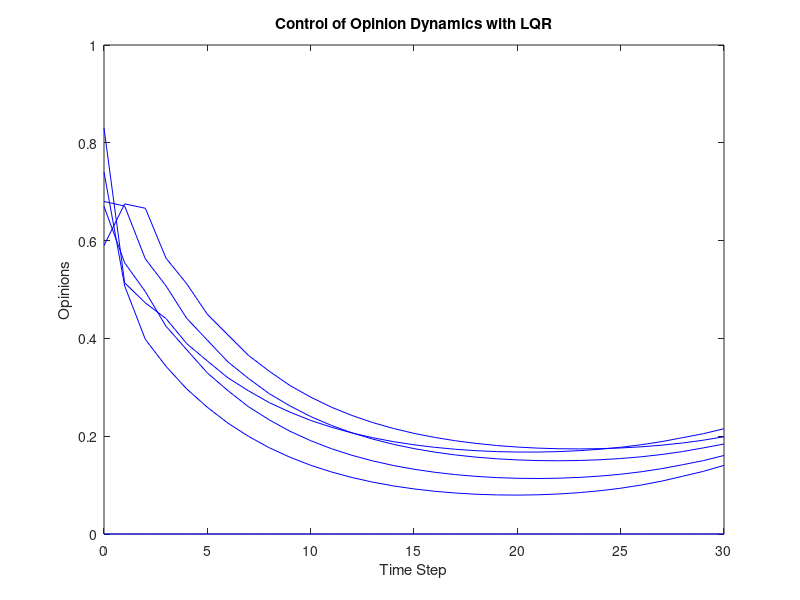

Source code (MATLAB):
clear
close all
clc

%% Initialize the problem
% create the adjacency matrix - column 7 corresponds to users' trust in rec. sys.
W = [0, 0.041, 0, 0.397, 0, 0, 0.562;
    0, 0.191, 0, 0, 0, 0.011, 0.798;
    0, 0, 0, 0, 0, 0.224, 0.776;
    1, 0, 0, 0, 0, 0, 0;
    0, 0, 0, 0, 1, 0, 0;
    0, 0, 0, 1, 0, 0, 0];

% biases
Lambda = diag([0.011, 0.001, 0.092, 0.064, 1.000, 0.055]);

% construct A and B (see the paper for derivation)
A = (eye(6) - Lambda)*W(1:6,1:6);
B = (eye(6) - Lambda)*W(1:6,7);

% initial opinions
x0 = [0.67; 0.74; 0.83; 0.68; 0.; 0.59];

%% Reformulate dynamics
A_tilde = [A, eye(6);
           zeros(6), eye(6)];

B_tilde = [B;zeros(6,1)];

x0_tilde = [x0;Lambda*x0];


%% Setup LQR
M = eye(12);
N = 6;
S = -[ones(6,1);zeros(6,1)];

T = 30;

% Calculate Riccati recursion
P_matrices = zeros(12,12,T+1);
P_matrices(:,:,T+1) = zeros(12,12);
for k=T:-1:1
    P_matrices(:,:,k) = M + A_tilde'*P_matrices(:,:,k+1)*A_tilde - (S' + B_tilde'*P_matrices(:,:,k+1)*A_tilde)'*((N+B_tilde'*P_matrices(:,:,k+1)*B_tilde)\(S' + B_tilde'*P_matrices(:,:,k+1)*A_tilde));
end

% Calculate gains from 0 to T-1
K_matrices = zeros(1,12,T);
for k=1:T
    K_matrices(:,:,k) = -(N + B_tilde'*P_matrices(:,:,k+1)*B_tilde)\(S' + B_tilde'*P_matrices(:,:,k+1)*A_tilde);
end

%% Simulate system
% Initialize state
x = x0_tilde;

% Initialize arrays to store state and control input history
x_history = zeros(12, T+1);
u_history = zeros(1, T);

% Set initial state in history
x_history(:,1) = x;

% Simulate system
for k = 1:T
    % Compute control input using the current state and the gain matrix
    u = K_matrices(:,:,k) * x;
    u_history(:,k) = u;

    % Update state using system dynamics
    x = A_tilde * x + B_tilde * u;
    
    % Store the state
    x_history(:,k+1) = x;
end

plot(0:T, x_history(1:6,:),'b');
xlabel('Time Step');
ylabel('Opinions');
title("Control of Opinion Dynamics with LQR")

